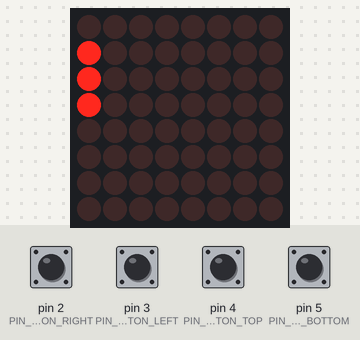
Simulated run of this sketch. Board: Arduino Uno, built with avr-gcc and run on an emulated ATmega328P. Parts: 8×8 LED matrix. Inputs (shaded band) come from the test bench; at power-on: pin 2 (PIN_BUTTON_RIGHT), pin 3 (PIN_BUTTON_LEFT), pin 4 (PIN_BUTTON_TOP), pin 5 (PIN_BUTTON_BOTTOM) LOW. Random numbers use the default seed unless the sketch sets one.

Above: at 1.2 s.
1.3 s: pin 2 (PIN_BUTTON_RIGHT) pulled HIGH for 0.15 s
At 1.81 s:
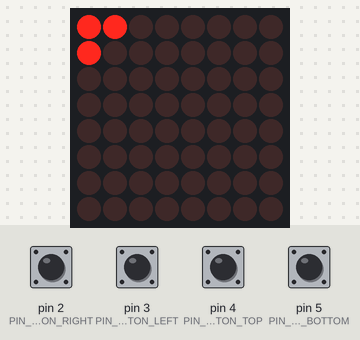
2.0 s: pin 4 (PIN_BUTTON_TOP) pulled HIGH for 0.15 s
At 3.2 s:
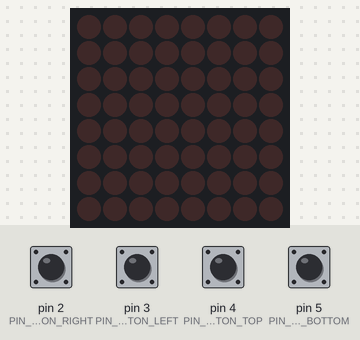
5.1 s: pin 3 (PIN_BUTTON_LEFT) pulled HIGH for 0.15 s
6.7 s: pin 5 (PIN_BUTTON_BOTTOM) pulled HIGH for 0.15 s
9.8 s: pin 2 (PIN_BUTTON_RIGHT) pulled HIGH for 1 s
At 10.27 s:
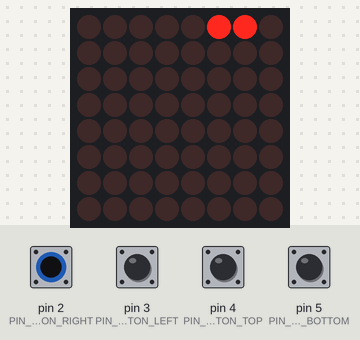
11.4 s: pin 5 (PIN_BUTTON_BOTTOM) pulled HIGH for 1 s
At 11.88 s:
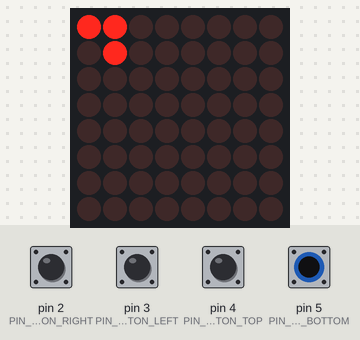
Timing chart, 0 to 14.4 s (numbered marks = the images above; inputs shaded):
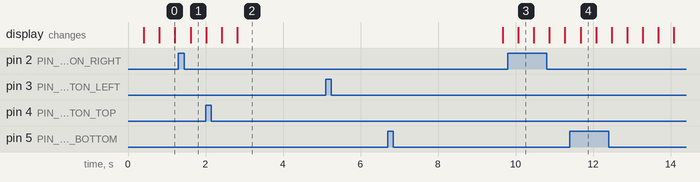

Measured:
- after the input at 5.1 s, every drawn part: stays the same

The sketch:

snake.ino
```cpp
#include <gfxfont.h>
#include <Wire.h>
#include <Adafruit_GFX.h>
#include <Adafruit_LEDBackpack.h>

// Pin definitions
#define PIN_BUTTON_RIGHT 2
#define PIN_BUTTON_LEFT 3
#define PIN_BUTTON_TOP 4
#define PIN_BUTTON_BOTTOM 5

// height and width of playing area
#define MATRIX_HORIZONTAL_LENGTH 8
#define MATRIX_VERTICAL_LENGTH 16

#define DIRECTION_TOP 0
#define DIRECTION_RIGHT 1
#define DIRECTION_BOTTOM 2
#define DIRECTION_LEFT 3

// checks if value is representing a snake in play area
#define SNAKE(a) (a > 0)

int field[MATRIX_HORIZONTAL_LENGTH][MATRIX_VERTICAL_LENGTH] = { 0 };
int snakeHeadX;
int snakeHeadY;

Adafruit_8x8matrix matrix = Adafruit_8x8matrix();
int direction = DIRECTION_TOP;
int snakeLength = 3;
unsigned long prevTime = 0;
unsigned long delayTime = 400;

int fruitX, fruitY;
unsigned long fruitPrevTime = 0;
unsigned long fruitBlinkTime = 200;
int fruitLed = LED_ON;

boolean gameOverShown = false;
boolean gameOver = false;

// Setup
void setup()
{
    // LED Matrix initialisieren
    randomSeed(analogRead(0));
    matrix.begin(0x70);
    matrix.setRotation(3);

    // initialise game, set random starting point for snake
    snakeHeadX = random(0, MATRIX_HORIZONTAL_LENGTH);
    snakeHeadY = random(0, MATRIX_VERTICAL_LENGTH);
    field[snakeHeadX][snakeHeadY] = snakeLength;

    // place first fruit
    makeFruit();
}

// check for button press
boolean buttonClicked(int buttonPin)
{
    return digitalRead(buttonPin) == HIGH;
}

// loop
void loop()
{
    // ggf. Richtung der Schlange ändern
    checkButtons();

    // Game Loop verzögern, damit das Game nicht sofort vorrüber ist...
    unsigned long currentTime = millis();
    if (currentTime - prevTime >= delayTime) {
        nextstep();
        prevTime = currentTime;
    }

    // Spielfeld auf Matrix zeichnen
    draw();
}

// checks button presses for directions of snake
// + check that snake does not colide with itself from direction presses
void checkButtons()
{
    int currentDirection = direction;
    if (buttonClicked(PIN_BUTTON_LEFT) && currentDirection != DIRECTION_RIGHT) {
        direction = DIRECTION_LEFT;
    }
    else if (buttonClicked(PIN_BUTTON_RIGHT) && currentDirection != DIRECTION_LEFT) {
        direction = DIRECTION_RIGHT;
    }
    else if (buttonClicked(PIN_BUTTON_TOP) && currentDirection != DIRECTION_BOTTOM) {
        direction = DIRECTION_TOP;
    }
    else if (buttonClicked(PIN_BUTTON_BOTTOM) && currentDirection != DIRECTION_TOP) {
        direction = DIRECTION_BOTTOM;
    }
}

// give graphical output on led matrix
void draw()
{
    matrix.clear();
    // if game is still running
    if (!gameOver)
    {
        for (int x = 0; x < MATRIX_HORIZONTAL_LENGTH; x++)
        {
            for (int y = 0; y < MATRIX_VERTICAL_LENGTH; y++)
                matrix.drawPixel(x, y, SNAKE(field[x][y]));
        }

        drawFruit();

        // update led matrix
        matrix.writeDisplay();
    }
    // if game over
    else
    {
        // set matrix to give text output
        matrix.setTextSize(1);
        matrix.setTextWrap(false);
        matrix.setTextColor(LED_ON);

        // show game over once
        if (!gameOverShown)
        {
            for (int8_t x = 0; x >= -56; x--) {
                matrix.clear();
                matrix.setCursor(x, 0);
                matrix.print("GAME OVER");
                matrix.writeDisplay();
                delay(100);
            }

            gameOverShown = true;
        }
        // show reached score
        else {
            for (int8_t x = 0; x >= -56; x--) {
                matrix.clear();
                matrix.setCursor(x, 0);
                matrix.print("SCORE: ");
                matrix.print(snakeLength);
                matrix.writeDisplay();
                delay(100);
            }
        }
    }
}

// draws fruit on matrix and blinks it
void drawFruit()
{
    if (inPlayField(fruitX, fruitY)) {
        unsigned long currenttime = millis();
        if (currenttime - fruitPrevTime >= fruitBlinkTime) {
            fruitLed = (fruitLed == LED_ON) ? LED_OFF : LED_ON;
            fruitPrevTime = currenttime;
        }
        matrix.drawPixel(fruitX, fruitY, fruitLed);
    }
}

// check if coordinates are in playing area
boolean inPlayField(int x, int y)
{
    return (x >= 0) && (x<MATRIX_HORIZONTAL_LENGTH) && (y >= 0) && (y<MATRIX_VERTICAL_LENGTH);
}

// move snake, check if its still in playing area
void nextstep()
{
    int newX = snakeHeadX;
    int newY = snakeHeadY;

    // move snake in direction indicated by button press
    switch (direction) {
        case DIRECTION_TOP:
            newY--;
            break;
        case DIRECTION_RIGHT:
            newX++;
            break;
        case DIRECTION_BOTTOM:
            newY++;
            break;
        case DIRECTION_LEFT:
            newX--;
            break;
    }

    // if snake is outside of playing area move to other side of matrix
    if (newY >= MATRIX_VERTICAL_LENGTH)
        newY = 0;
    else if (newY < 0)
        newY = MATRIX_VERTICAL_LENGTH - 1;

    if (newX >= MATRIX_HORIZONTAL_LENGTH)
        newX = 0;
    else if (newX < 0)
        newX = MATRIX_HORIZONTAL_LENGTH - 1;

    // eating yourself will loose the game
    if (isPartOfSnake(newX, newY))
    {
        gameOver = true;
        delay(3000);
        return;
    }

    // if fruit is collected, add length to snake and place new fruit
    if ((newX == fruitX) && (newY == fruitY)) {
        snakeLength++;
        makeFruit();
    }

    // configure playing area so snake can be moved
    for (int x = 0; x < MATRIX_HORIZONTAL_LENGTH; x++)
    {
        for (int y = 0; y < MATRIX_VERTICAL_LENGTH; y++)
        {
            int value = field[x][y];
            if (SNAKE(value))
                field[x][y] = value - 1;
        }
    }

    snakeHeadX = newX;
    snakeHeadY = newY;
    field[newX][newY] = snakeLength;
}

// places fruit on random pixel
void makeFruit()
{
    int x, y = 0;

    // exclude snake from random position for new fruit
    do {
        x = random(0, MATRIX_HORIZONTAL_LENGTH);
        y = random(0, MATRIX_VERTICAL_LENGTH);
    } while (isPartOfSnake(x, y));

    fruitX = x;
    fruitY = y;
}

// check if pixel to place food is part of snake
boolean isPartOfSnake(int x, int y)
{
    return SNAKE(field[x][y]);
}
```
